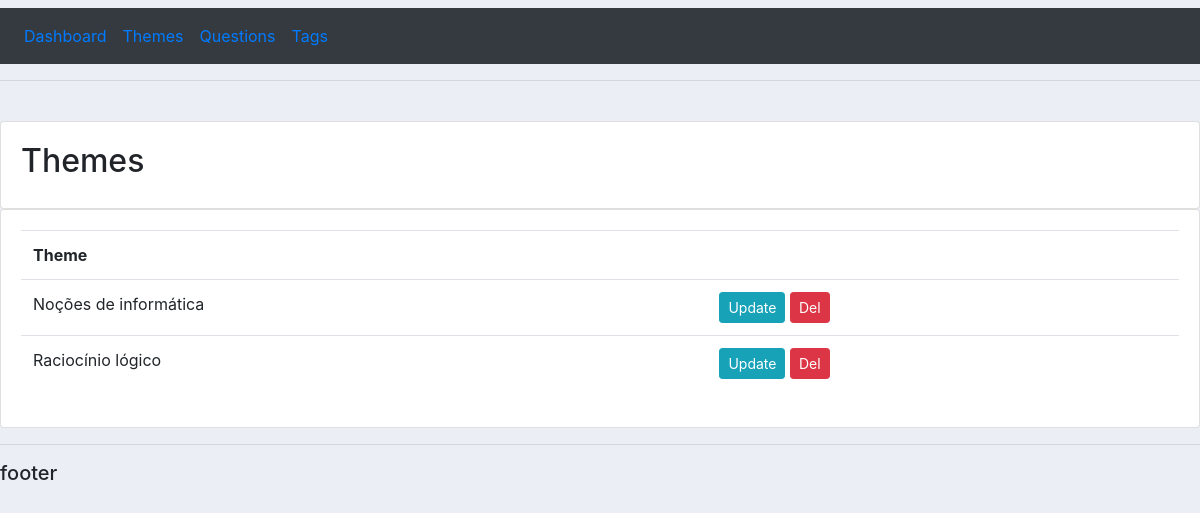
The app's page /themes/, older data.
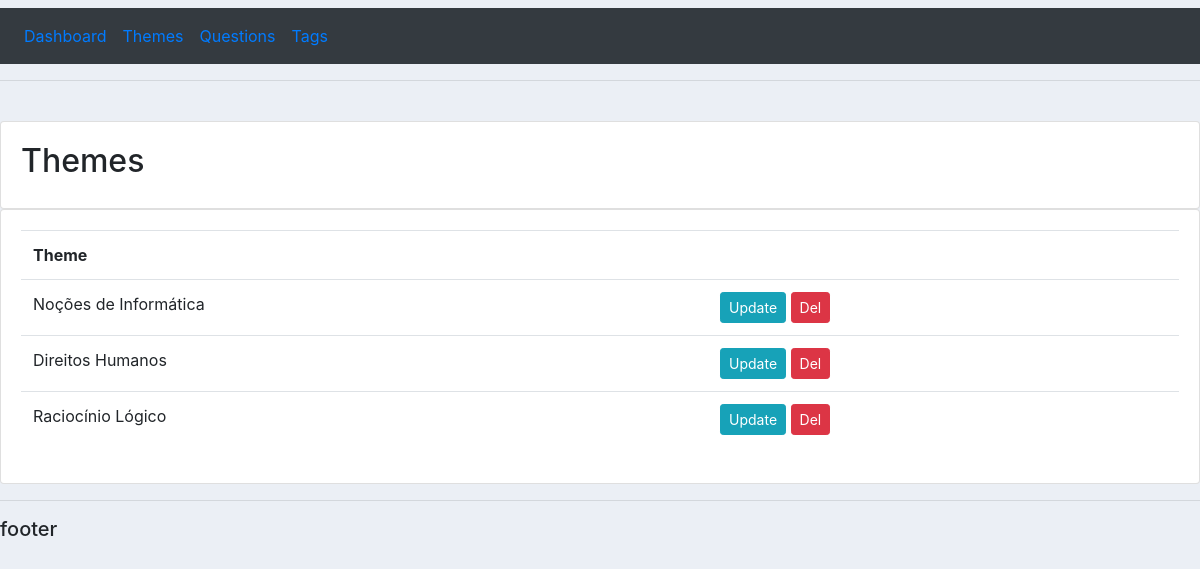
The same page, newer data.
### questions/models.py (models this page shows, shortened)
class Theme(models.Model):
    theme = models.CharField(max_length=100, null=False)

### questions/views.py (the view)
# urls.py: path('themes/', views.themes, name="themes"),
def themes(request):
    themes = Theme.objects.all()
    context = {'themes':themes}
    return render(request, 'questions/themes.html', context)

### questions/templates/questions/themes.html
{% extends 'questions/main.html' %}
{% block content %}
<br>
<div class="row">
    <div class="col-md">
        <div class="card card-body">
                <h2>Themes</h2>
        </div>
        <div class="card card-body">
            <table class="table">
                <tr><th>Theme</th><th></th></tr>
                {% for item in themes %}
                    <tr>
                        <td>{{ item.theme }}</td>
                        <td>
                            <a class="btn btn-sm btn-info" href="{% url 'update_themes' item.id %}">Update</a>
                            <a class="btn btn-sm btn-danger" href="{% url 'delete_themes' item.id  %}">Del</a>
                        </td>
                    </tr>
                {% endfor %}
            </table>
        </div>
    </div>
</div>
{% endblock %}

Row changes from the older to the newer data that the page shows:
removed Theme: theme "Raciocínio lógico"
changed Theme: theme "Noções de informática" → "Noções de Informática"
added Theme: theme "Direitos Humanos"
added Theme: theme "Raciocínio Lógico"
